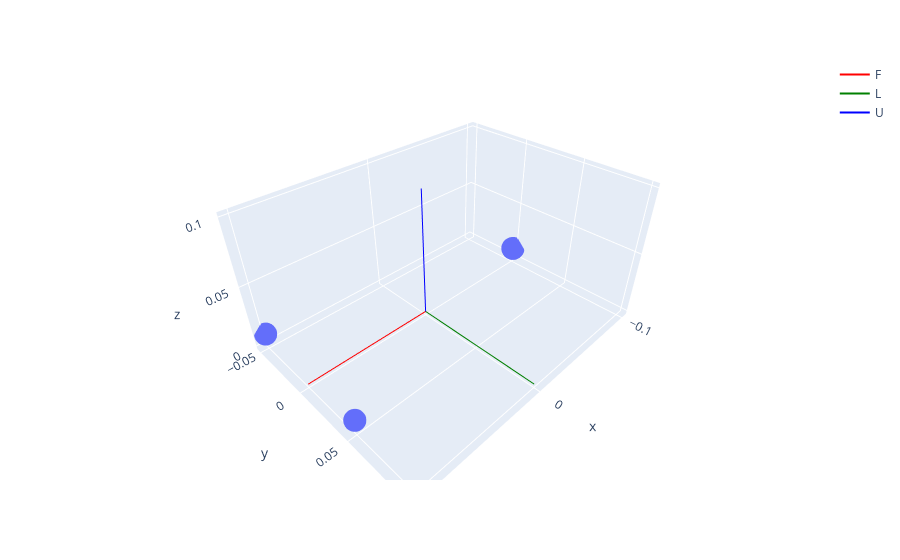

This figure's notebook cell:
### Code cell
t1 = gtsam.Point3(0.1, 0.05, 0.01) # front-left
t2 = gtsam.Point3(0.1,-0.05, 0.01) # front-right
t3 = gtsam.Point3(-0.1, 0, 0.01) # back
fig = px.scatter_3d(x=[t1[0], t2[0], t3[0]], y=[t1[1], t2[1], t3[1]], z=[t1[2], t2[2], t3[2]])
fig.add_traces(axes(gtsam.Pose3(), scale=0.1, labels=["F","L","U"]))
fig.show()

### Figure 1 — Plotly figure (JSON) as saved in the notebook; plotly's stock layout.template omitted (floating-point values rounded to 4 significant figures)
{"data": [{"hovertemplate": "x=%{x}<br>y=%{y}<br>z=%{z}<extra></extra>", "legendgroup": "", "marker": {"color": "#636efa", "symbol": "circle"}, "mode": "markers", "name": "", "scene": "scene", "showlegend": false, "type": "scatter3d", "x": [0.1, 0.1, -0.1], "y": [0.05, -0.05, 0], "z": [0.01, 0.01, 0.01]}, {"hovertemplate": "index=F<br>x=%{x}<br>y=%{y}<br>z=%{z}<extra></extra>", "legendgroup": "F", "line": {"color": "red", "dash": "solid"}, "marker": {"symbol": "circle"}, "mode": "lines", "name": "F", "scene": "scene", "showlegend": true, "type": "scatter3d", "x": [0, 0.1], "y": [0, 0], "z": [0, 0]}, {"hovertemplate": "index=L<br>x=%{x}<br>y=%{y}<br>z=%{z}<extra></extra>", "legendgroup": "L", "line": {"color": "green", "dash": "solid"}, "marker": {"symbol": "circle"}, "mode": "lines", "name": "L", "scene": "scene", "showlegend": true, "type": "scatter3d", "x": [0, 0], "y": [0, 0.1], "z": [0, 0]}, {"hovertemplate": "index=U<br>x=%{x}<br>y=%{y}<br>z=%{z}<extra></extra>", "legendgroup": "U", "line": {"color": "blue", "dash": "solid"}, "marker": {"symbol": "circle"}, "mode": "lines", "name": "U", "scene": "scene", "showlegend": true, "type": "scatter3d", "x": [0, 0], "y": [0, 0], "z": [0, 0.1]}], "layout": {"legend": {"tracegroupgap": 0}, "margin": {"t": 60}, "scene": {"domain": {"x": [0, 1], "y": [0, 1]}, "xaxis": {"title": {"text": "x"}}, "yaxis": {"title": {"text": "y"}}, "zaxis": {"title": {"text": "z"}}}}}
